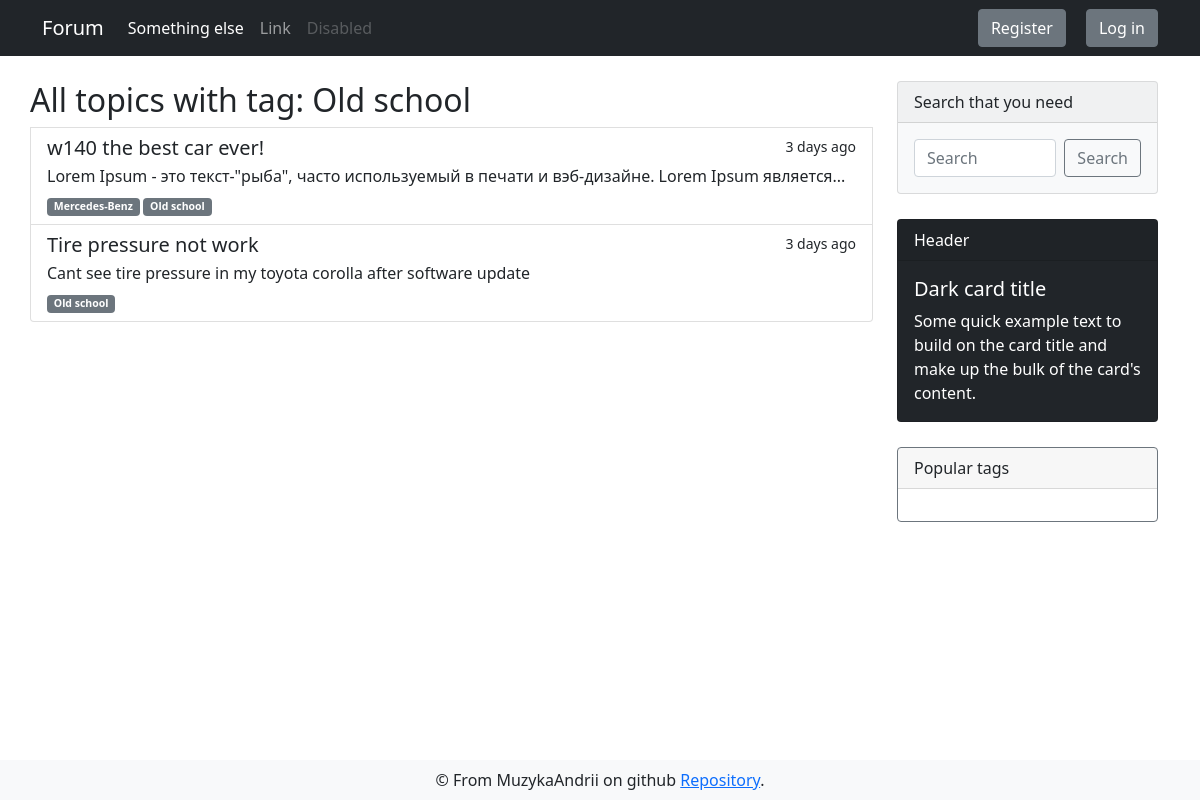
The page /forum/tag/old-school on the database as committed earlier.
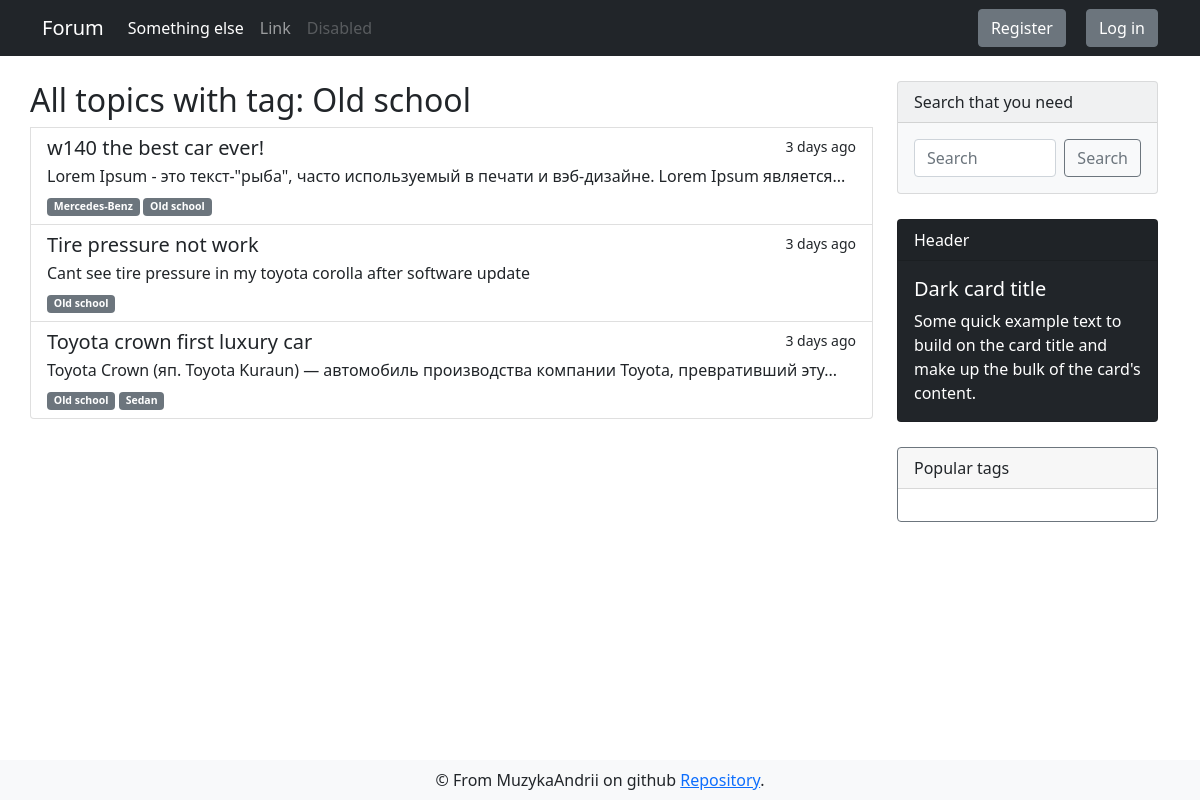
The same page on the database as committed later.
### app/models.py (models this page shows, shortened)
class DbMixin(object):
    def save(self):
        db.session.add(self)
        db.session.commit()

class Discussion(DbMixin, db.Model):
    id = db.Column(db.Integer, primary_key = True, autoincrement=True)
    theme = db.Column(db.String, unique=True, nullable=False)
    text = db.Column(db.Text, unique=True, nullable=False)
    theme_id = db.Column(db.Integer, db.ForeignKey('theme.id'), nullable=False)
    tags = db.relationship('Tag', secondary=discussion_tags, backref=db.backref('discussions', lazy='dynamic'))
    comments = db.relationship('Comment', backref='parent_discussion', lazy='dynamic')
    creator_id = db.Column(db.Integer, db.ForeignKey('user.id'), nullable=False)
    edit_requests = db.relationship('Edit_request', backref='target_discussion', lazy='select')

class Tag(DbMixin, db.Model):
    id = db.Column(db.Integer, primary_key = True, autoincrement=True)
    name = db.Column(db.String(50), unique=True, nullable=False)
    slug = db.Column(db.String(100), unique=True, nullable=False)
    section_id = db.Column(db.Integer, db.ForeignKey('section.id'), nullable=False)

### app/views.py (the view)
@app.route('/forum/tag/<string:tag_slug>', methods=['GET'])
def tags_discussions(tag_slug):
    tag = Tag.query.filter_by(slug=tag_slug).first_or_404()
    all_themes = tag.parent_section.themes.all()
    all_discussions = list()
    for theme in all_themes:
        [all_discussions.append(discussion) for discussion in theme.discussions]
    discussions_with_tag = list()
    for discussion in all_discussions:
        for d_tag in discussion.tags:
            if d_tag.slug == tag_slug:
                discussions_with_tag.append(discussion)
    return render_template('forum/tags_discussions.html', discussions=discussions_with_tag, tag_name=tag.name, section_slug=tag.parent_section.slug)

### app/views.py (called while the page is built)
@app.before_request
def update_last_seen():
    if current_user.is_authenticated:
        current_user.last_seen = dt.now()
        current_user.save()

### app/templates/forum/tags_discussions.html (shortened to what this page needs)
{% extends "layouts/base.html" %}
{% block content %}
<div class="container">
    <div class="row">
        <div style="margin: 25px 0;" class="list-group col-md-9">
            <h2>All topics with tag: {{ tag_name }}</h2>
            {% for discussion in discussions %}
            <a href="{{ url_for('discussion', section_slug=section_slug, theme_slug=discussion.parent_theme.slug, discussion_id=discussion.id) }}"
                class="list-group-item list-group-item-action" aria-current="true">
                <div class="d-flex w-100 justify-content-between">
                    <h5 class="mb-1">{{ discussion.theme }}</h5>
                    <small>3 days ago</small>
                </div>
                <p class="mb-1">{{ discussion.text | truncate(100) }}</p>
                <small>
                    {% for tag in discussion.tags %}
                    <span class="badge bg-secondary">{{ tag.name }}</span>
                    {% endfor %}
                </small>
            </a>
            {% endfor %}
        </div>
        {% include 'layouts/sidebar.html' %}
    </div>
</div>
{% endblock %}

Rows that differ between the two databases and show on the page:
added Discussion: theme "Toyota crown first luxury car", text "Toyota Crown (яп. Toyota Kuraun) — автомобиль производства компании Toyota, превративший эту...", Tag (name "Old school")
added Tag: name "Sedan", shown under "Toyota crown first luxury car"
